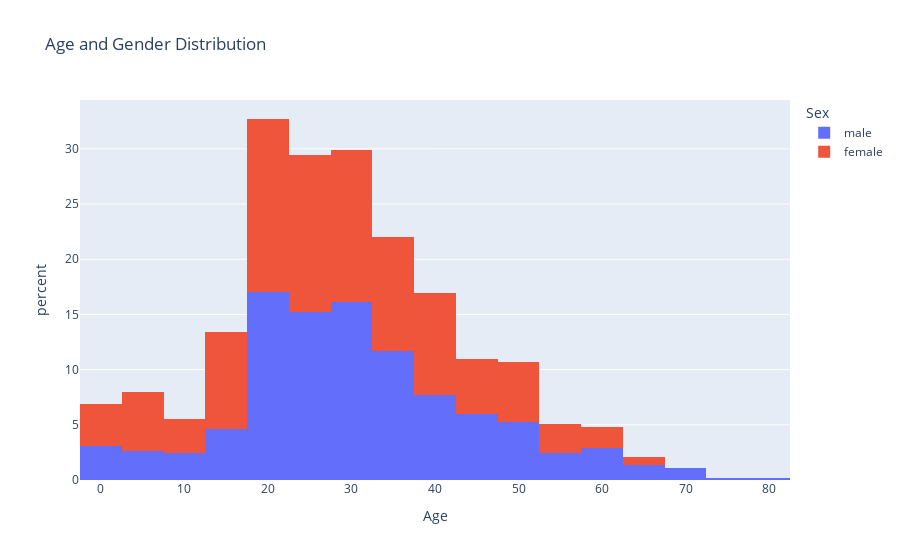

The cell this chart's notebook holds for it:
### Markdown cell above
Age Distribution Based on Gender

### Code cell
fig2= px.histogram(data, x ='Age', color='Sex', histnorm='percent', nbins=20, title="Age and Gender Distribution")
fig2

### Figure 1 — Plotly figure (JSON) as saved in the notebook; plotly's stock layout.template omitted (floating-point values rounded to 4 significant figures; data arrays with more than 128 entries replaced by an {"elided": "..."} marker saying what was removed)
{"data": [{"alignmentgroup": "True", "bingroup": "x", "histnorm": "percent", "hovertemplate": "Sex=male<br>Age=%{x}<br>percent=%{y}<extra></extra>", "legendgroup": "male", "marker": {"color": "#636efa"}, "name": "male", "nbinsx": 20, "offsetgroup": "male", "orientation": "v", "showlegend": true, "type": "histogram", "x": {"elided": "577 float values"}, "xaxis": "x", "yaxis": "y"}, {"alignmentgroup": "True", "bingroup": "x", "histnorm": "percent", "hovertemplate": "Sex=female<br>Age=%{x}<br>percent=%{y}<extra></extra>", "legendgroup": "female", "marker": {"color": "#EF553B"}, "name": "female", "nbinsx": 20, "offsetgroup": "female", "orientation": "v", "showlegend": true, "type": "histogram", "x": {"elided": "314 float values"}, "xaxis": "x", "yaxis": "y"}], "layout": {"barmode": "relative", "legend": {"title": {"text": "Sex"}, "tracegroupgap": 0}, "title": {"text": "Age and Gender Distribution"}, "xaxis": {"anchor": "y", "domain": [0, 1], "title": {"text": "Age"}}, "yaxis": {"anchor": "x", "domain": [0, 1], "title": {"text": "percent"}}}}
